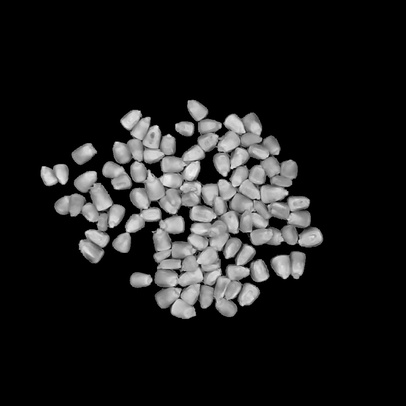
#> input picture img/dataset/gray/a10_100_3.jpg, 406 x 406 px, shrunk from 1050 x 1050 before the run
$ python main.py
#> lines starting #> are read from the running program, lines starting #| are printed output that depends on the picture; after the words box and inside, x2 and y2 are one past the last pixel; in counts of white or black regions, pixels touching at a corner belong together
### src/tools/functions.py
import os
import cv2
import numpy as np
import pandas as pd
import random
import seaborn as sns
from sklearn.metrics import confusion_matrix, classification_report, ConfusionMatrixDisplay, accuracy_score
import matplotlib.pyplot as plt


# [28 lines left out: functions remove_background_hsv, crop_image, convert_images, not called in this run]

def read_all_images_filenames(path):
    image_filenames = [filename for filename in os.listdir(path) if filename.endswith('.jpg')]
    return image_filenames

def divide_dataset(image_filenames, train_ratio):

    random.shuffle(image_filenames)

    train_filenames = image_filenames[:int(train_ratio * len(image_filenames))]
    test_filenames = image_filenames[int(train_ratio * len(image_filenames)):]

    return train_filenames, test_filenames

def create_dataframes(filenames, path_to_images):

#> called with path_to_images = '../img/dataset/gray/'
    dfs_gray = []
    for file_name in filenames:
        img_gray = cv2.imread(path_to_images + file_name, cv2.IMREAD_GRAYSCALE)
#> img_gray is the input picture: shape (406, 406); min 0, max 246, mean 28.7

        defect_percentage = {'a1_': 0.30, 'a2_': 0.25, 'a3_': 0.20, 'a4_': 0.15, 'a5_': 0.10}.get(file_name[:3], 0.00)

        mask1 = cv2.inRange(img_gray, 1, 80)
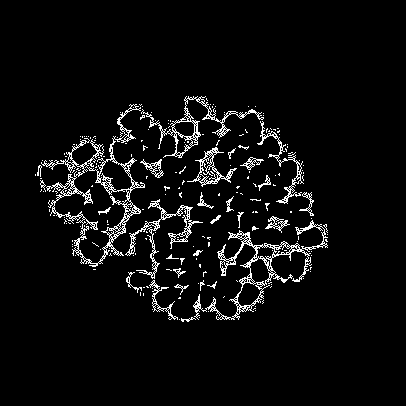
#> mask1: shape (406, 406); 4.9% white in thin lines or dots, all inside (x1, y1, x2, y2) = (35, 96, 328, 322)
        mask2 = cv2.inRange(img_gray, 80, 256)
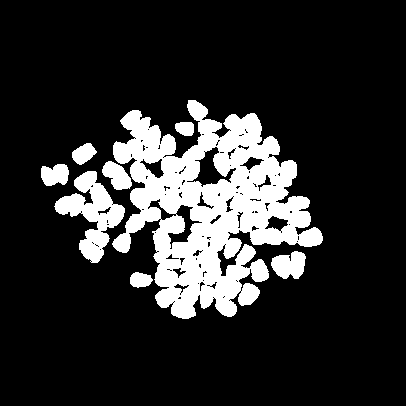
#> mask2: shape (406, 406); 17.3% white; 8 white regions, largest, box (x1, y1, x2, y2) and area: (112, 100, 323, 319) 23187, (54, 171, 125, 263) 2699, (271, 251, 306, 279) 710

        npixels_1to255, npixels_1to80, npixels_80to255 = cv2.countNonZero(mask1 | mask2), cv2.countNonZero(mask1), cv2.countNonZero(mask2)
#> npixels_1to255 = 36430; npixels_1to80 = 8030; npixels_80to255 = 28466

        grain_quantity = int(file_name.split("_")[1])

        new_row_gray = {'image_name': file_name, 'grain_quantity': grain_quantity, 'defect_percentage': defect_percentage,
                        'npixels_1to255': npixels_1to255, 'npixels_1to80': npixels_1to80, 'npixels_80to255': npixels_80to255}
#> new_row_gray = {'image_name': 'a10_100_3.jpg', 'grain_quantity': 100, 'defect_percentage': 0, 'npixels_1to255': 36430, 'npixels_1to80': 8030, 'npixels_80to255': 28466}
        dfs_gray.append(pd.DataFrame(new_row_gray, index=[0]))

    df_gray = pd.concat(dfs_gray, ignore_index=True)
#> df_gray = table of 1 rows and 6 columns

    df_gray['ratio_80to255_by_1to80'] = df_gray['npixels_80to255']/df_gray['npixels_1to80']
    ratio_good = df_gray.loc[df_gray['defect_percentage'] == 0.00, 'ratio_80to255_by_1to80'].mean()
#> ratio_good = 3.54
    df_gray['ratio_80to255_by_1to80'] /= ratio_good

    df_gray['npixels_1to255_per_grain'] = (df_gray['npixels_1to255']/df_gray['grain_quantity']).astype(int)

    return df_gray

def normalize_dataset(df_train, df_test, feature_name, ratio_to_be_filtered = 0.0):

    good_grain_stats = df_train.query('defect_percentage == 0.0')[feature_name].agg(['mean', 'std'])

    df_train[f'normalized_{feature_name}'] = abs(good_grain_stats['mean'] - df_train[feature_name])/good_grain_stats['std']
    df_test[f'normalized_{feature_name}'] = abs(good_grain_stats['mean'] - df_test[feature_name])/good_grain_stats['std']

    if ratio_to_be_filtered != 0.0:
        df_train.loc[df_train['defect_percentage'] == 0, :] = df_train.query(f'normalized_{feature_name} < {ratio_to_be_filtered}')
        df_test.loc[df_test['defect_percentage'] == 0, :] = df_test.query(f'normalized_{feature_name} < {ratio_to_be_filtered}')

        df_train = df_train.dropna()
        df_test = df_test.dropna()

    return df_train, df_test

def summarize_train_data(df_train, groupby_cols=['grain_quantity', 'defect_percentage'], summary_col='normalized_ratio_80to255_by_1to80'):
    return df_train.groupby(groupby_cols)[summary_col].describe()[['mean', 'std']].reset_index()

# Define a function to calculate the average number of pixels with values between 1 and 255 per grain
def calculate_avg_pixels_per_grain(df):
    # Query the DataFrame to get only the grains with 0% defects
    df_good_grains = df.query('defect_percentage == 0.0')
    # Calculate the mean number of pixels with values between 1 and 255 per grain
    avg_pixels_1a255_per_grain = df_good_grains['npixels_1to255_per_grain'].mean()
    # Return the result
    return avg_pixels_1a255_per_grain

def calculate_number_of_grains(npixels, grain_avg):
    return int(npixels / grain_avg)

# [14 lines left out: function estimate_number_of_grains, not called in this run]

def estimate_defect_percentage(grain_quantity, ratio, model):

    diff = abs(model.query(f'grain_quantity == {grain_quantity}')['mean'] - ratio)
    min_index = diff.idxmin()

    return model.loc[min_index, 'defect_percentage']

# [97 lines left out: functions check_quality, generate_confusion_matrix_and_classification_metrics, export_classification_report_latex_style, export_confusion_matrix_as_image, cross_validation, export_all_confusion_matrices_images, not called in this run]

### src/main.py
## --- Import the packages and functions
from tools.functions import *
import pickle

## --- Definitions, parameters and directory paths
# Define the base path for your images
base_path       = '../img'

# Define the path to your dataset within the base path and using gray images
dataset_path    = f'{base_path}/dataset/gray/'

# List of ratios to be used for splitting the dataset into training and testing sets
train_ratio     = [0.75, 0.8, 0.85, 0.9]

# Threshold for normalizing the image data
thresh_normalization = 0.500

# List of thresholds to be considered 'good' in evaluation
thresh_good     = [0.00, 0.10, 0.15]

# Range of iterations to be performed during model training
iterations      = range(1, 6)

# Define different classification types for the model to learn. Each type is associated with a list of categories.
classification_types = {'n_grains': ['50', '60', '70', '80', '90', '100'],
                        'defect_stratified': ['0%', '10%', '15%', '20%', '25%', '30%'],
                        'defect_thresholded': ['With defects', 'Healthy']}

# Define labels for the x and y axes in plotting
x_label = 'Predicted'
y_label = 'True'

## ---

# Read all image filenames in the directory specified in dataset_path
image_filenames = read_all_images_filenames(dataset_path)

# Initialize an empty DataFrame for storing training data
df_train                    = pd.DataFrame()

# Initialize an empty DataFrame for storing testing data
df_test                     = pd.DataFrame()

# Initialize an empty DataFrame for storing model's training data
df_train_model              = pd.DataFrame()

# Initialize an empty DataFrame for storing classification results
classification_results_df   = pd.DataFrame()

# Initialize a nested dictionary for storing classification metrics results.
# The structure is organized first by training ratio, then by threshold, and finally by classification type
classification_metrics_results = {
    ratio: {
        thresh: {
            classification_type: {} for classification_type in classification_types
        } for thresh in thresh_good
    } for ratio in train_ratio
}

# Initialize a nested dictionary for storing confusion matrices.
# The structure is similar to that of classification_metrics_results
confusion_matrices = {
    ratio: {
        thresh: {
            classification_type: {} for classification_type in classification_types
        } for thresh in thresh_good
    } for ratio in train_ratio
}


# Perform the procedure for all specified training/testing percentages, thresholds to consider good grains, and the number of iterations for each set
for ratio in train_ratio:
    for thresh in thresh_good:
        for iteration in iterations:

            df_train                    = pd.DataFrame()
            df_test                     = pd.DataFrame()
            df_train_model              = pd.DataFrame()

            # Divide the dataset into train and test sets with the specified ratio
            train_filenames, test_filenames = divide_dataset(image_filenames, ratio)

            # Create dataframes for the train and test sets using the filenames and images in the specified directory
            df_train = create_dataframes(train_filenames, dataset_path)
#> df_train = table of 1 rows and 8 columns
            df_test = create_dataframes(test_filenames, dataset_path)
#> call 2 of create_dataframes, with path_to_images = '../img/dataset/gray/'
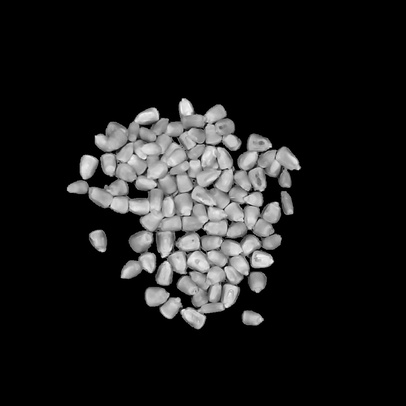
#> input picture img/dataset/gray/a10_100_8.jpg, 406 x 406 px, shrunk from 1050 x 1050 before the run
#> in create_dataframes, img_gray is the input picture: shape (406, 406); min 0, max 248, mean 28
#> in create_dataframes (call 2), `mask1 = cv2.inRange(img_gray, 1, 80)`:
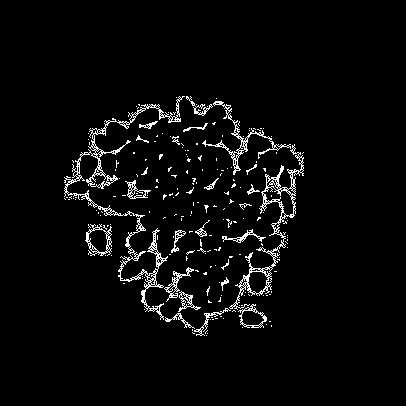
#> mask1: shape (406, 406); 3.8% white in thin lines or dots, all inside (x1, y1, x2, y2) = (64, 96, 304, 336)
#> in create_dataframes (call 2), `mask2 = cv2.inRange(img_gray, 80, 256)`:
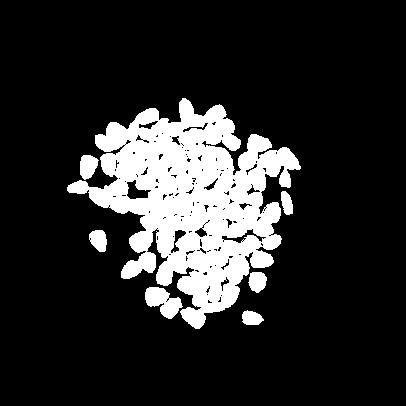
#> mask2: shape (406, 406); 16.6% white; 7 white regions, largest, box (x1, y1, x2, y2) and area: (67, 98, 301, 329) 25253, (145, 287, 183, 319) 702, (80, 155, 99, 180) 348
#> in create_dataframes (call 2), `npixels_1to255, npixels_1to80, npixels_80to255 = cv2.countNonZero(mask..`: npixels_1to255 = 33516; npixels_1to80 = 6211; npixels_80to255 = 27362
#> in create_dataframes (call 2), `new_row_gray = {'image_name': file_name, 'grain_quantity': grain_quant..`: new_row_gray = {'image_name': 'a10_100_8.jpg', 'grain_quantity': 100, 'defect_percentage': 0, 'npixels_1to255': 33516, 'npixels_1to80': 6211, 'npixels_80to255': 27362}
#> in create_dataframes (call 2), `ratio_good = df_gray.loc[df_gray['defect_percentage'] == 0.00, 'ratio_..`: ratio_good = 4.41
#> df_test = table of 1 rows and 8 columns

            # Normalize the 'ratio_80to255_by_1to80' feature in the train and test datasets. The normalization threshold is specified
            df_train, df_test = normalize_dataset(df_train, df_test, 'ratio_80to255_by_1to80', thresh_normalization)
#> df_train = table of 0 rows and 9 columns; df_test = table of 0 rows and 9 columns

            # Summarize the train dataframe by grouping it by grain_quantity and defect_percentage and calculating summary statistics to generate the model
            df_train_model = summarize_train_data(df_train)
#> df_train_model = table of 0 rows and 3 columns

            # Call the function to calculate the average number of pixels per grain for the training dataset
            avg_pixels_1a255_per_grain = calculate_avg_pixels_per_grain(df_train)
#> avg_pixels_1a255_per_grain = nan

            # Calculate number of grains
            df_test['calculated_grain_quantity'] = df_test['npixels_1to255'].apply(calculate_number_of_grains, grain_avg = avg_pixels_1a255_per_grain)

            # Estimate number of grains (in discrete values predefined)
            df_test['estimated_grain_quantity'] = df_test['calculated_grain_quantity'].apply(estimate_number_of_grains)

            # Calculate the error between the actual and estimated values for the quantity of grains
            df_test['error_grain'] = df_test['estimated_grain_quantity'] - df_test['grain_quantity']

            # Estimate the percentage of defects in the test dataset based on the number of grains and ratio
            df_test['estimated_defect_percentage'] = df_test.apply(lambda row: estimate_defect_percentage(row['grain_quantity'],
                                                                                                           row['normalized_ratio_80to255_by_1to80'], df_train_model), axis=1)
#> (the run stopped early here; a loop or call above may not have finished)
